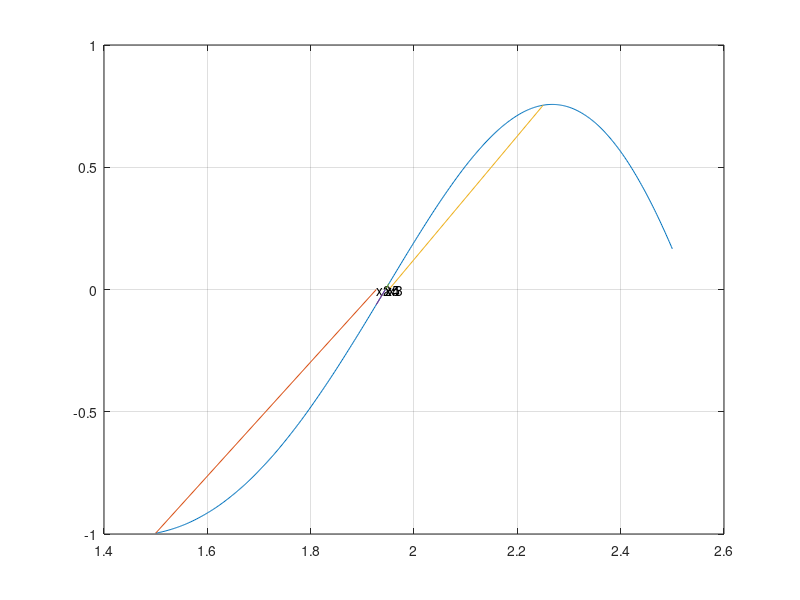

MATLAB code for this plot:
f = @(x) sin(x) + cos(1+x.^2) - 1;

xx = linspace(1.5,2.5,500);
yy = f(xx);
plot(xx,yy);
hold on

k = 1;
x0 = 1.5;
x1 = 2.25;
fprintf('k     x          f(x) \n%d  %6f    %6f    \n%d  %6f    %6f\n', [0 x0 f(x0) 1 x1 f(x1)]);
data = [0 x0 f(x0); 1 x1 f(x1)];
while k<=4
    k = k+1;
    x = x1 - f(x1)*(x0-x1)/(f(x0)-f(x1));
    if abs(f(x1))>abs(f(x0))
        xx = [x1 x];
        yy = [f(x1) 0];
    else
        xx = [x0 x];
        yy = [f(x0) 0];
    end
    plot(xx,yy);
    str = {'x1','x2','x3','x4','x5'};
    text(x,0,str(k));
    x0 = x1;
    x1 = x;
    fprintf('%d  %6f    %6f\n', [k x1 f(x1)]); 
    data = [data;[k x1 f(x1)]];
end
grid on

save P67c.mat data
